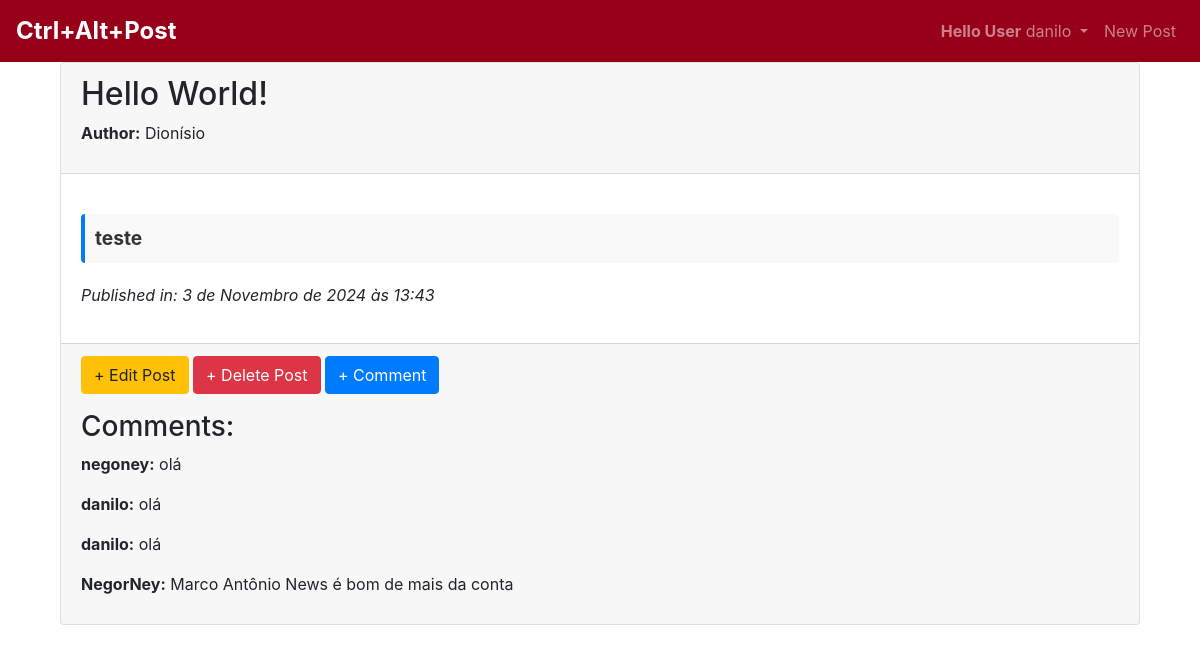
The app's page /post/13/ (signed in) with its own data.
### blog/models.py (models this page shows, shortened)
class Post(models.Model):
    title = models.CharField(max_length=200)
    author = models.ForeignKey(
        'auth.User',
        on_delete = models.CASCADE
    )
    date = models.DateTimeField(auto_now_add = True)
    body = models.TextField()

class Comment(models.Model):
    comment = models.CharField(max_length=255)
    post = models.ForeignKey(Post, on_delete=models.CASCADE, related_name='comments')  # Adicione related_name='comments'
    author = models.ForeignKey(User, on_delete=models.CASCADE)
    created_at = models.DateTimeField(auto_now_add=True)

### blog/views.py (the view)
# urls.py: path('post/<int:pk>/', BlogDetailView.as_view(),
class BlogDetailView(DetailView):
    model = Post
    template_name = 'post_detail.html'

### blog/templates/post_detail.html (shortened to what this page needs)
{% extends 'base.html' %}
{% block content %}
<div class="container">
    <div class="post-entry mb-4">
        <div class="card">
            <div class="card-header">
                <h2>{{ post.title }}</h2>
                <p><strong>Author:</strong> {{ post.author.username }}</p>
            </div>
            <div class="card-body">
                <p class = "post-body">{{ post.body }}</p>
                <p style="font-style: italic;">Published in: {{ post.date }}</p>
            </div>
            <div class="card-footer">
                <p>
                    <a href="{% url 'post_edit' post.pk %}" class="btn btn-warning">+ Edit Post</a>
                    <a href="{% url 'post_delete' post.pk %}" class="btn btn-danger">+ Delete Post</a>
                    <a href="{% url 'new_comment' post.pk %}" class="btn btn-primary">+ Comment</a>
                </p>
                <h3>Comments:</h3>
                {% if post.comments.count > 0 %}
                    <div class="comments-list">
                        {% for comment in post.comments.all %}
                        <div class="comment-entry mb-2">
                            <p><strong>{{ comment.author.username }}:</strong> {{ comment.comment }}</p>
                        </div>
                        {% endfor %}
                    </div>
                {% else %}
                    <p>This post has no comments yet.</p>
                {% endif %}
            </div>
        </div>
    </div>
</div>
{% endblock content %}

### blog/templates/base.html (shortened to what this page needs)
<!DOCTYPE html>
<html lang="en">
<head>
    {% load static %}
    <link rel="stylesheet" href="https://cdn.jsdelivr.net/npm/bootstrap@4.5.3/dist/css/bootstrap.min.css">
</head>
<body>
    <nav class="navbar navbar-expand-lg navbar-dark">
        <a class="navbar-brand" href="{% url 'home' %}">Ctrl+Alt+Post</a>
        <div class="collapse navbar-collapse" id="navbarSupportedContent">
        {% if user.is_authenticated %}
        <ul class="navbar-nav ml-auto">
        <li class="nav-item">
            <a class="nav-link dropdown-toggle" href="#"
            id="navbarDropdown" role="button" data-toggle="dropdown"
            aria-haspopup="true" aria-expanded="false"><strong>Hello User</strong>
            {{ user.username }}
            </a>
        </li>
        <li class="nav-item">
            <a class="nav-link" href="{% url 'post_new' %}">New Post</a>
        </li>
        </ul>
        {% endif %}
        </div>
    </nav>
    <main>
        <div class="container">
        {% block content %}
        {% endblock content %}
        </div>
    </main>

### blog/templates/base.html (style rules this page uses)
.navbar { background-color: #960018 !important; }
.navbar-brand { font-size: 1.5rem; font-weight: bold; }

### blog/templates/post_detail.html (style rules this page uses)
.post-body { font-size: 1.2em; font-weight: bold; color: #333; background-color: #f9f9f9; padding: 10px; border-left: 4px solid #007BFF; margin: 20px 0; border-radius: 4px; }

### records on screen
Post: title "Hello World!", author.username "Dionísio", body "teste", date "3 de Novembro de 2024 às 13:43"
Comment: author.username "negoney", comment "olá"
Comment: author.username "danilo", comment "olá"
Comment: author.username "danilo", comment "olá"
Comment: author.username "NegorNey", comment "Marco Antônio News é bom de mais da conta"

### other values on screen
{{ user.username }} "danilo"
